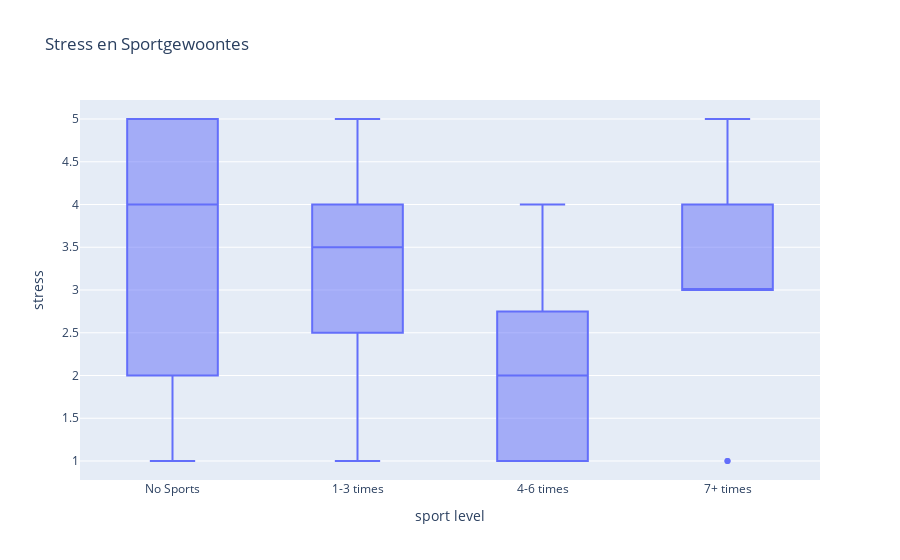

Notebook cell for this chart:
### Markdown cell above
## Sport Gewoontes

### Code cell
import kagglehub
import pandas as pd
import os
import plotly.express as px
import plotly.graph_objs as go
from plotly.offline import init_notebook_mode
init_notebook_mode(connected=True)
# Download latest version
path = kagglehub.dataset_download("abdullahashfaqvirk/student-mental-health-survey")

# print("Path to dataset files:", path)

csv_path = os.path.join(path, "MentalHealthSurvey.csv") 
df = pd.read_csv(csv_path)
# print(df.head(n=5))

df['sports_engagement'] = pd.Categorical(
    df['sports_engagement'],
    categories=['No Sports','1-3 times', '4-6 times', '7+ times'],
    ordered=True
)
depressie_level = df['depression']
stress_level = df['anxiety']
slaap_level = df['average_sleep']
isolatie = df['isolation']

fig = go.Figure()

fig.add_trace(go.Box(
    x=df['sports_engagement'],
    y=stress_level
))
fig.update_layout(
    title = 'Stress en Sportgewoontes',
    xaxis_title = 'sport level',
    yaxis_title = 'stress',
    xaxis=dict(
        categoryorder='array',
        categoryarray=['No Sports', '1-3 times', '4-6 times', '7+ times']
    )
)

fig.show()

### Figure 1 — Plotly figure (JSON) as saved in the notebook; plotly's stock layout.template omitted (floating-point values rounded to 4 significant figures)
{"data": [{"type": "box", "x": ["No Sports", "1-3 times", "1-3 times", "No Sports", "No Sports", "No Sports", "1-3 times", "No Sports", "1-3 times", "No Sports", "No Sports", "1-3 times", "No Sports", "No Sports", "No Sports", "No Sports", "No Sports", "No Sports", "1-3 times", "1-3 times", "1-3 times", "No Sports", "No Sports", "1-3 times", "1-3 times", "7+ times", "1-3 times", "7+ times", "4-6 times", "4-6 times", "No Sports", "No Sports", "No Sports", "No Sports", "No Sports", "7+ times", "No Sports", "4-6 times", "No Sports", "No Sports", "1-3 times", "No Sports", "1-3 times", "4-6 times", "1-3 times", "7+ times", "1-3 times", "No Sports", "1-3 times", "No Sports", "1-3 times", "7+ times", "7+ times", "1-3 times", "1-3 times", "4-6 times", "4-6 times", "No Sports", "4-6 times", "1-3 times", "4-6 times", "1-3 times", "7+ times", "No Sports", "1-3 times", "No Sports", "1-3 times", "No Sports", "7+ times", "4-6 times", "No Sports", "7+ times", "No Sports", "No Sports", "7+ times", "1-3 times", "No Sports", "4-6 times", "No Sports", "No Sports", "No Sports", "No Sports", "No Sports", "No Sports", "No Sports", "No Sports", "4-6 times"], "y": [1, 3, 3, 5, 5, 5, 4, 2, 4, 5, 3, 3, 4, 4, 3, 1, 2, 2, 4, 5, 2, 4, 4, 5, 4, 1, 3, 5, 4, 3, 2, 3, 3, 2, 5, 3, 4, 2, 5, 3, 1, 4, 3, 1, 2, 3, 5, 3, 4, 1, 2, 4, 3, 4, 3, 1, 4, 2, 1, 2, 2, 2, 4, 4, 5, 4, 4, 2, 4, 1, 4, 3, 5, 5, 1, 5, 3, 2, 5, 5, 4, 2, 3, 5, 2, 4, 2]}], "layout": {"title": {"text": "Stress en Sportgewoontes"}, "xaxis": {"categoryarray": ["No Sports", "1-3 times", "4-6 times", "7+ times"], "categoryorder": "array", "title": {"text": "sport level"}}, "yaxis": {"title": {"text": "stress"}}}}
